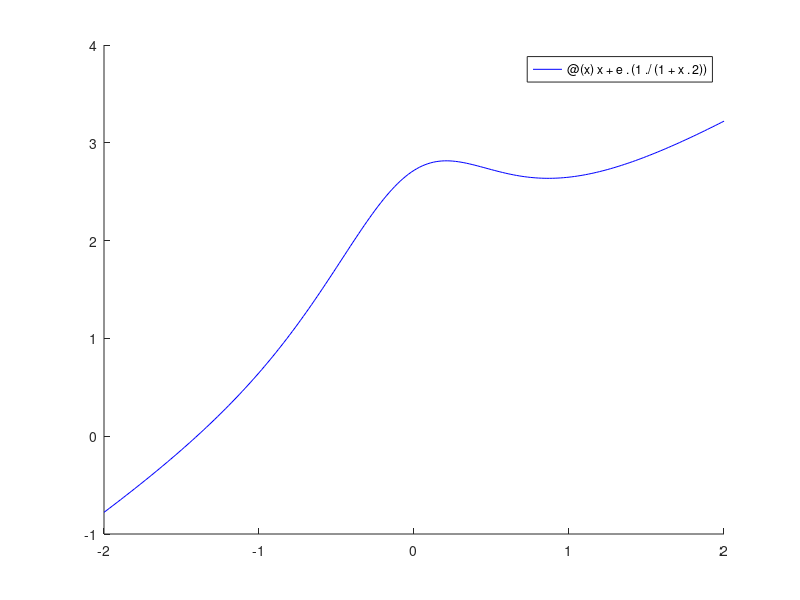

The MATLAB script that drew this image: (Note: this script raises an error after producing the figure.)
% Copyright © 2015 Franco Masotti <franco.masotti@student.unife.it>
%                  Danny Lessio
% This work is free. You can redistribute it and/or modify it under the
% terms of the Do What The Fuck You Want To Public License, Version 2,
% as published by Sam Hocevar. See the LICENSE file for more details.


clear all
close all

% Script that displays a function and its interpolating polinomials of 
% Lagrange using equally spaced values and Chebyshev nodes.
% The function is evaluated between -2 and 2, i.e: [-2, 2].

hold on

% Real function. @(x) means that a symbolic x is defined.
func = @(x) x + e .^ (1 ./ (1 + x.^2));
fplot (func, [-2 2], 'b');

% Lagrange polynomial has degree 6, i.e. 7 points. These points are selected in 
% equally spaaced in the interval.
observationX = linspace (-2, 2, 7);
observationY = observationX + e .^ (1 ./ (1 + observationX.^2));

evalPoints = [-2: 0.1: 2];
% Create Lagrange polynomial using the observation points. Since there are 7 
% points, the polynomial will be of degree 6. The polynomial is evaluated in 
% evalPoints and the value is returned in y1.
[y1] = lagrangePoly (observationX, observationY, evalPoints);
plot (evalPoints, y1, 'r');

% Find the Chebyshev nodes in [-2, 2] interval.
chebNodes = chebyshevNodes (-2, 2, 7);
chebY =  chebNodes + e .^ (1 ./ (1 + chebNodes.^2));
% Same as the previous one except that we changed the observation points. 
% Chebyshev nodes are used here because they are known to have the least error.
[y2] = lagrangePoly (chebNodes, chebY, evalPoints);
plot (evalPoints, y2, 'g');

% Create a new graph.
figure
hold on

% Calculate yNew = f(evalPoints).
yNew = evalPoints + e .^ (1 ./ (1 + evalPoints.^2));
% Calculate the absolute error between the real value of the function and the 
% two lagrange polynomials.
Ea = abs (yNew - y1);
Eb = abs (yNew - y2);

plot (evalPoints, Ea, 'b');
plot (evalPoints, Eb, 'r');

hold off
